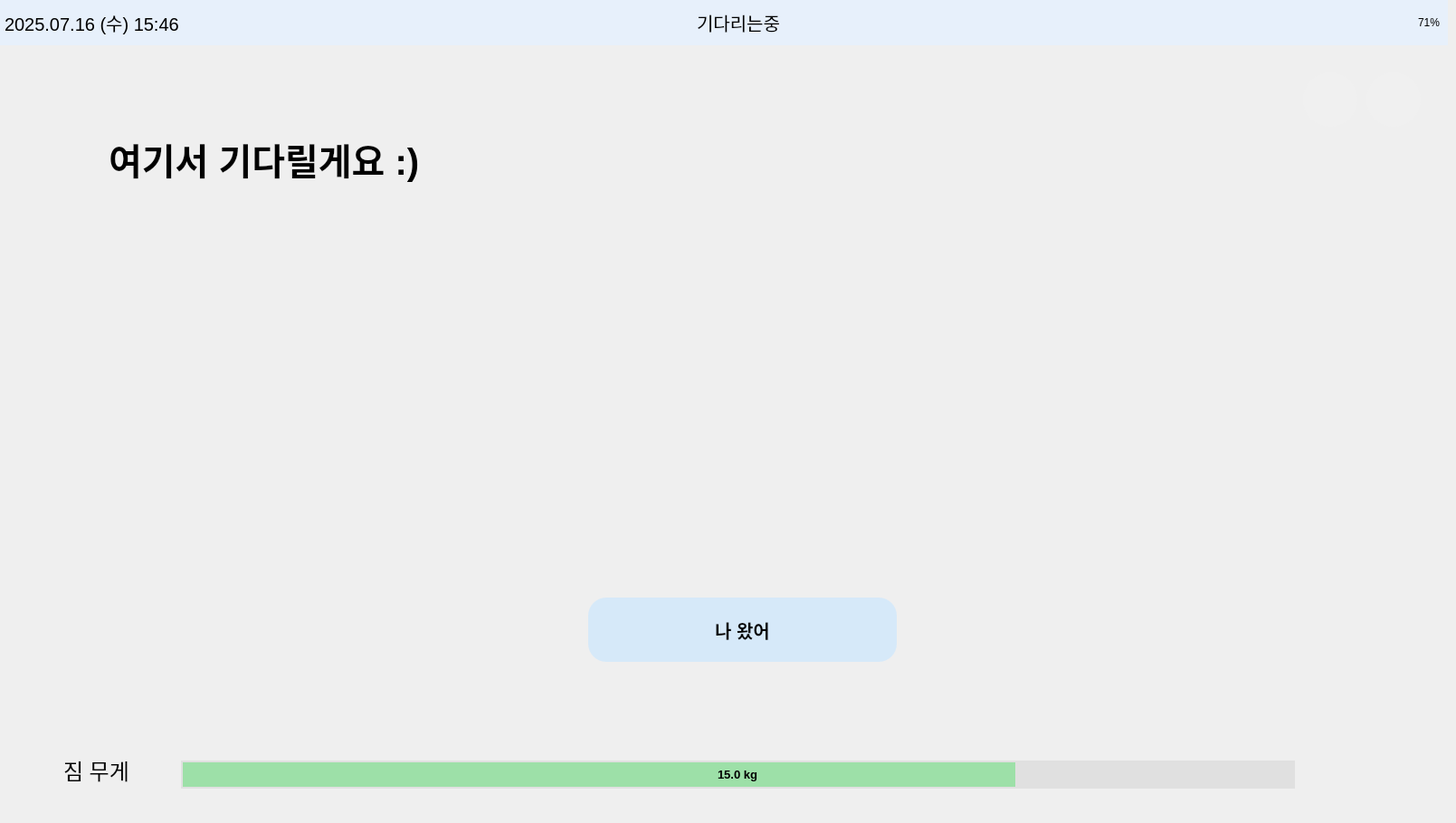
    <widget class="QWidget" name="page_waiting">
     <widget class="QFrame" name="topbar10">
      <property name="geometry">
       <rect>
        <x>0</x>
        <y>0</y>
        <width>1600</width>
        <height>50</height>
       </rect>
      </property>
      <property name="palette">
       <palette>
        <active>
         <colorrole role="WindowText">
          <brush brushstyle="SolidPattern">
           <color alpha="255">
            <red>0</red>
            <green>0</green>
            <blue>0</blue>
           </color>
          </brush>
         </colorrole>
         <colorrole role="Button">
          <brush brushstyle="SolidPattern">
           <color alpha="255">
            <red>231</red>
            <green>240</green>
            <blue>251</blue>
           </color>
          </brush>
         </colorrole>
         <colorrole role="Light">
          <brush brushstyle="SolidPattern">
           <color alpha="255">
            <red>255</red>
            <green>116</green>
            <blue>116</blue>
           </color>
          </brush>
         </colorrole>
         <colorrole role="Midlight">
          <brush brushstyle="SolidPattern">
           <color alpha="255">
            <red>247</red>
            <green>63</green>
            <blue>63</blue>
           </color>
          </brush>
         </colorrole>
         <colorrole role="Dark">
          <brush brushstyle="SolidPattern">
           <color alpha="255">
            <red>120</red>
            <green>6</green>
            <blue>6</blue>
           </color>
          </brush>
         </colorrole>
         <colorrole role="Mid">
          <brush brushstyle="SolidPattern">
           <color alpha="255">
            <red>160</red>
            <green>7</green>
            <blue>7</blue>
           </color>
          </brush>
         </colorrole>
         <colorrole role="Text">
          <brush brushstyle="SolidPattern">
           <color alpha="255">
            <red>0</red>
            <green>0</green>
            <blue>0</blue>
           </color>
          </brush>
         </colorrole>
         <colorrole role="BrightText">
          <brush brushstyle="SolidPattern">
           <color alpha="255">
            <red>255</red>
            <green>255</green>
            <blue>255</blue>
           </color>
          </brush>
         </colorrole>
         <colorrole role="ButtonText">
          <brush brushstyle="SolidPattern">
           <color alpha="255">
            <red>0</red>
            <green>0</green>
            <blue>0</blue>
           </color>
          </brush>
         </colorrole>
         <colorrole role="Base">
          <brush brushstyle="SolidPattern">
           <color alpha="255">
            <red>231</red>
            <green>240</green>
            <blue>251</blue>
           </color>
          </brush>
         </colorrole>
         <colorrole role="Window">
          <brush brushstyle="SolidPattern">
           <color alpha="255">
            <red>231</red>
            <green>240</green>
            <blue>251</blue>
           </color>
          </brush>
         </colorrole>
         <colorrole role="Shadow">
          <brush brushstyle="SolidPattern">
           <color alpha="255">
            <red>0</red>
            <green>0</green>
            <blue>0</blue>
           </color>
          </brush>
         </colorrole>
         <colorrole role="AlternateBase">
          <brush brushstyle="SolidPattern">
           <color alpha="255">
            <red>247</red>
            <green>133</green>
            <blue>133</blue>
           </color>
          </brush>
         </colorrole>
         <colorrole role="ToolTipBase">
          <brush brushstyle="SolidPattern">
           <color alpha="255">
            <red>255</red>
            <green>255</green>
            <blue>220</blue>
           </color>
          </brush>
         </colorrole>
         <colorrole role="ToolTipText">
          <brush brushstyle="SolidPattern">
           <color alpha="255">
            <red>0</red>
            <green>0</green>
            <blue>0</blue>
           </color>
          </brush>
         </colorrole>
         <colorrole role="PlaceholderText">
          <brush brushstyle="SolidPattern">
           <color alpha="128">
            <red>0</red>
            <green>0</green>
            <blue>0</blue>
           </color>
          </brush>
         </colorrole>
        </active>
        <inactive>
         <colorrole role="WindowText">
          <brush brushstyle="SolidPattern">
           <color alpha="255">
            <red>0</red>
            <green>0</green>
            <blue>0</blue>
           </color>
          </brush>
         </colorrole>
         <colorrole role="Button">
          <brush brushstyle="SolidPattern">
           <color alpha="255">
            <red>231</red>
            <green>240</green>
            <blue>251</blue>
           </color>
          </brush>
         </colorrole>
         <colorrole role="Light">
          <brush brushstyle="SolidPattern">
           <color alpha="255">
            <red>255</red>
            <green>116</green>
            <blue>116</blue>
           </color>
          </brush>
         </colorrole>
         <colorrole role="Midlight">
          <brush brushstyle="SolidPattern">
           <color alpha="255">
            <red>247</red>
            <green>63</green>
            <blue>63</blue>
           </color>
          </brush>
         </colorrole>
         <colorrole role="Dark">
          <brush brushstyle="SolidPattern">
           <color alpha="255">
            <red>120</red>
            <green>6</green>
            <blue>6</blue>
           </color>
          </brush>
         </colorrole>
         <colorrole role="Mid">
          <brush brushstyle="SolidPattern">
           <color alpha="255">
            <red>160</red>
            <green>7</green>
            <blue>7</blue>
           </color>
          </brush>
         </colorrole>
         <colorrole role="Text">
          <brush brushstyle="SolidPattern">
           <color alpha="255">
            <red>0</red>
            <green>0</green>
            <blue>0</blue>
           </color>
          </brush>
         </colorrole>
         <colorrole role="BrightText">
          <brush brushstyle="SolidPattern">
           <color alpha="255">
            <red>255</red>
            <green>255</green>
            <blue>255</blue>
           </color>
          </brush>
         </colorrole>
         <colorrole role="ButtonText">
          <brush brushstyle="SolidPattern">
           <color alpha="255">
            <red>0</red>
            <green>0</green>
            <blue>0</blue>
           </color>
          </brush>
         </colorrole>
         <colorrole role="Base">
          <brush brushstyle="SolidPattern">
           <color alpha="255">
            <red>231</red>
            <green>240</green>
            <blue>251</blue>
           </color>
          </brush>
         </colorrole>
         <colorrole role="Window">
          <brush brushstyle="SolidPattern">
           <color alpha="255">
            <red>231</red>
            <green>240</green>
            <blue>251</blue>
           </color>
          </brush>
         </colorrole>
         <colorrole role="Shadow">
          <brush brushstyle="SolidPattern">
           <color alpha="255">
            <red>0</red>
            <green>0</green>
            <blue>0</blue>
           </color>
          </brush>
         </colorrole>
         <colorrole role="AlternateBase">
          <brush brushstyle="SolidPattern">
           <color alpha="255">
            <red>247</red>
            <green>133</green>
            <blue>133</blue>
           </color>
          </brush>
         </colorrole>
         <colorrole role="ToolTipBase">
          <brush brushstyle="SolidPattern">
           <color alpha="255">
            <red>255</red>
            <green>255</green>
            <blue>220</blue>
           </color>
          </brush>
         </colorrole>
         <colorrole role="ToolTipText">
          <brush brushstyle="SolidPattern">
           <color alpha="255">
            <red>0</red>
            <green>0</green>
            <blue>0</blue>
           </color>
          </brush>
         </colorrole>
         <colorrole role="PlaceholderText">
          <brush brushstyle="SolidPattern">
           <color alpha="128">
            <red>0</red>
            <green>0</green>
            <blue>0</blue>
           </color>
          </brush>
         </colorrole>
        </inactive>
        <disabled>
         <colorrole role="WindowText">
          <brush brushstyle="SolidPattern">
           <color alpha="255">
            <red>120</red>
            <green>6</green>
            <blue>6</blue>
           </color>
          </brush>
         </colorrole>
         <colorrole role="Button">
          <brush brushstyle="SolidPattern">
           <color alpha="255">
            <red>231</red>
            <green>240</green>
            <blue>251</blue>
           </color>
          </brush>
         </colorrole>
         <colorrole role="Light">
          <brush brushstyle="SolidPattern">
           <color alpha="255">
            <red>255</red>
            <green>116</green>
            <blue>116</blue>
           </color>
          </brush>
         </colorrole>
         <colorrole role="Midlight">
          <brush brushstyle="SolidPattern">
           <color alpha="255">
            <red>247</red>
            <green>63</green>
            <blue>63</blue>
           </color>
          </brush>
         </colorrole>
         <colorrole role="Dark">
          <brush brushstyle="SolidPattern">
           <color alpha="255">
            <red>120</red>
            <green>6</green>
            <blue>6</blue>
           </color>
          </brush>
         </colorrole>
         <colorrole role="Mid">
          <brush brushstyle="SolidPattern">
           <color alpha="255">
            <red>160</red>
            <green>7</green>
            <blue>7</blue>
           </color>
          </brush>
         </colorrole>
         <colorrole role="Text">
          <brush brushstyle="SolidPattern">
           <color alpha="255">
            <red>120</red>
            <green>6</green>
            <blue>6</blue>
           </color>
          </brush>
         </colorrole>
         <colorrole role="BrightText">
          <brush brushstyle="SolidPattern">
           <color alpha="255">
            <red>255</red>
            <green>255</green>
            <blue>255</blue>
           </color>
          </brush>
         </colorrole>
         <colorrole role="ButtonText">
          <brush brushstyle="SolidPattern">
           <color alpha="255">
            <red>120</red>
            <green>6</green>
            <blue>6</blue>
           </color>
          </brush>
         </colorrole>
         <colorrole role="Base">
          <brush brushstyle="SolidPattern">
           <color alpha="255">
            <red>231</red>
            <green>240</green>
            <blue>251</blue>
           </color>
          </brush>
         </colorrole>
         <colorrole role="Window">
          <brush brushstyle="SolidPattern">
           <color alpha="255">
            <red>231</red>
            <green>240</green>
            <blue>251</blue>
           </color>
          </brush>
         </colorrole>
         <colorrole role="Shadow">
          <brush brushstyle="SolidPattern">
           <color alpha="255">
            <red>0</red>
            <green>0</green>
            <blue>0</blue>
           </color>
          </brush>
         </colorrole>
         <colorrole role="AlternateBase">
          <brush brushstyle="SolidPattern">
           <color alpha="255">
            <red>240</red>
            <green>11</green>
            <blue>11</blue>
           </color>
          </brush>
         </colorrole>
         <colorrole role="ToolTipBase">
          <brush brushstyle="SolidPattern">
           <color alpha="255">
            <red>255</red>
            <green>255</green>
            <blue>220</blue>
           </color>
          </brush>
         </colorrole>
         <colorrole role="ToolTipText">
          <brush brushstyle="SolidPattern">
           <color alpha="255">
            <red>0</red>
            <green>0</green>
            <blue>0</blue>
           </color>
          </brush>
         </colorrole>
         <colorrole role="PlaceholderText">
          <brush brushstyle="SolidPattern">
           <color alpha="128">
            <red>0</red>
            <green>0</green>
            <blue>0</blue>
           </color>
          </brush>
         </colorrole>
        </disabled>
       </palette>
      </property>
      <property name="styleSheet">
       <string>background-color: #e7f0fb;</string>
      </property>
      <widget class="QLabel" name="label_datetime10">
       <property name="geometry">
        <rect>
         <x>5</x>
         <y>0</y>
         <width>331</width>
         <height>50</height>
        </rect>
       </property>
       <property name="font">
        <font>
         <pointsize>15</pointsize>
        </font>
       </property>
       <property name="text">
        <string>2025.07.16 (수) 15:46</string>
       </property>
      </widget>
      <widget class="QLabel" name="label_battery10">
       <property name="geometry">
        <rect>
         <x>1470</x>
         <y>0</y>
         <width>121</width>
         <height>50</height>
        </rect>
       </property>
       <property name="text">
        <string>71%</string>
       </property>
       <property name="alignment">
        <set>Qt::AlignRight|Qt::AlignTrailing|Qt::AlignVCenter</set>
       </property>
      </widget>
      <widget class="QLabel" name="label_status10">
       <property name="geometry">
        <rect>
         <x>770</x>
         <y>0</y>
         <width>141</width>
         <height>50</height>
        </rect>
       </property>
       <property name="font">
        <font>
         <pointsize>15</pointsize>
         <weight>50</weight>
         <bold>false</bold>
        </font>
       </property>
       <property name="text">
        <string>기다리는중</string>
       </property>
      </widget>
      <widget class="QLabel" name="label_image10">
       <property name="geometry">
        <rect>
         <x>720</x>
         <y>0</y>
         <width>51</width>
         <height>41</height>
        </rect>
       </property>
       <property name="text">
        <string/>
       </property>
       <property name="pixmap">
        <pixmap>icon/기다리는중.png</pixmap>
       </property>
       <property name="scaledContents">
        <bool>true</bool>
       </property>
      </widget>
     </widget>
     <widget class="QPushButton" name="btn_home10">
      <property name="geometry">
       <rect>
        <x>1440</x>
        <y>80</y>
        <width>60</width>
        <height>60</height>
       </rect>
      </property>
      <property name="palette">
       <palette>
        <active>
         <colorrole role="Button">
          <brush brushstyle="SolidPattern">
           <color alpha="255">
            <red>240</red>
            <green>240</green>
            <blue>240</blue>
           </color>
          </brush>
         </colorrole>
         <colorrole role="Base">
          <brush brushstyle="SolidPattern">
           <color alpha="255">
            <red>240</red>
            <green>240</green>
            <blue>240</blue>
           </color>
          </brush>
         </colorrole>
         <colorrole role="Window">
          <brush brushstyle="SolidPattern">
           <color alpha="255">
            <red>240</red>
            <green>240</green>
            <blue>240</blue>
           </color>
          </brush>
         </colorrole>
        </active>
        <inactive>
         <colorrole role="Button">
          <brush brushstyle="SolidPattern">
           <color alpha="255">
            <red>240</red>
            <green>240</green>
            <blue>240</blue>
           </color>
          </brush>
         </colorrole>
         <colorrole role="Base">
          <brush brushstyle="SolidPattern">
           <color alpha="255">
            <red>240</red>
            <green>240</green>
            <blue>240</blue>
           </color>
          </brush>
         </colorrole>
         <colorrole role="Window">
          <brush brushstyle="SolidPattern">
           <color alpha="255">
            <red>240</red>
            <green>240</green>
            <blue>240</blue>
           </color>
          </brush>
         </colorrole>
        </inactive>
        <disabled>
         <colorrole role="Button">
          <brush brushstyle="SolidPattern">
           <color alpha="255">
            <red>240</red>
            <green>240</green>
            <blue>240</blue>
           </color>
          </brush>
         </colorrole>
         <colorrole role="Base">
          <brush brushstyle="SolidPattern">
           <color alpha="255">
            <red>240</red>
            <green>240</green>
            <blue>240</blue>
           </color>
          </brush>
         </colorrole>
         <colorrole role="Window">
          <brush brushstyle="SolidPattern">
           <color alpha="255">
            <red>240</red>
            <green>240</green>
            <blue>240</blue>
           </color>
          </brush>
         </colorrole>
        </disabled>
       </palette>
      </property>
      <property name="styleSheet">
       <string notr="true">QPushButton {
    border: none;
    border-radius: 30px;
    background-color: #F0F0F0;
}</string>
      </property>
      <property name="text">
       <string/>
      </property>
      <property name="icon">
       <iconset>
        <normaloff>icon/home.png</normaloff>icon/home.png</iconset>
      </property>
      <property name="iconSize">
       <size>
        <width>40</width>
        <height>40</height>
       </size>
      </property>
     </widget>
     <widget class="QProgressBar" name="weight_bar10">
      <property name="geometry">
       <rect>
        <x>200</x>
        <y>840</y>
        <width>1231</width>
        <height>31</height>
       </rect>
      </property>
      <property name="font">
       <font>
        <pointsize>10</pointsize>
        <weight>75</weight>
        <bold>true</bold>
       </font>
      </property>
      <property name="styleSheet">
       <string notr="true">QProgressBar {
    border: 2px solid #E0E0E0;         /* 테두리: 불투명 회색 */
    border-radius: 30px;               /* 둥글게 */
    background-color: #E0E0E0;         /* 배경: 불투명 연회색 */
    text-align: center;                /* 텍스트 중앙 정렬 */
}

QProgressBar::chunk {
    background-color: rgba(129, 224, 144, 180);   /* 초록색 바 + 투명도 */
    border-radius: 30px;
}
</string>
      </property>
      <property name="maximum">
       <number>20000</number>
      </property>
      <property name="value">
       <number>15000</number>
      </property>
      <property name="format">
       <string>15.0 kg</string>
      </property>
     </widget>
     <widget class="QLabel" name="label_waiting_text10">
      <property name="geometry">
       <rect>
        <x>120</x>
        <y>110</y>
        <width>1021</width>
        <height>131</height>
       </rect>
      </property>
      <property name="font">
       <font>
        <pointsize>30</pointsize>
        <weight>75</weight>
        <bold>true</bold>
       </font>
      </property>
      <property name="styleSheet">
       <string notr="true">background-color: rgba(255, 255, 255, 0);</string>
      </property>
      <property name="text">
       <string>여기서 기다릴게요 :)</string>
      </property>
      <property name="alignment">
       <set>Qt::AlignLeading|Qt::AlignLeft|Qt::AlignVCenter</set>
      </property>
     </widget>
     <widget class="QLabel" name="label_weight10">
      <property name="geometry">
       <rect>
        <x>70</x>
        <y>830</y>
        <width>101</width>
        <height>41</height>
       </rect>
      </property>
      <property name="font">
       <font>
        <pointsize>18</pointsize>
       </font>
      </property>
      <property name="styleSheet">
       <string notr="true">QLabel {
    color: #000000;  /* 원하는 색상 코드로 변경 */
}
</string>
      </property>
      <property name="text">
       <string>짐 무게</string>
      </property>
      <property name="alignment">
       <set>Qt::AlignLeading|Qt::AlignLeft|Qt::AlignVCenter</set>
      </property>
     </widget>
     <widget class="QPushButton" name="btn_back10">
      <property name="geometry">
       <rect>
        <x>1510</x>
        <y>80</y>
        <width>60</width>
        <height>60</height>
       </rect>
      </property>
      <property name="palette">
       <palette>
        <active>
         <colorrole role="Button">
          <brush brushstyle="SolidPattern">
           <color alpha="255">
            <red>240</red>
            <green>240</green>
            <blue>240</blue>
           </color>
          </brush>
         </colorrole>
         <colorrole role="Base">
          <brush brushstyle="SolidPattern">
           <color alpha="255">
            <red>240</red>
            <green>240</green>
            <blue>240</blue>
           </color>
          </brush>
         </colorrole>
         <colorrole role="Window">
          <brush brushstyle="SolidPattern">
           <color alpha="255">
            <red>240</red>
            <green>240</green>
            <blue>240</blue>
           </color>
          </brush>
         </colorrole>
        </active>
        <inactive>
         <colorrole role="Button">
          <brush brushstyle="SolidPattern">
           <color alpha="255">
            <red>240</red>
            <green>240</green>
            <blue>240</blue>
           </color>
          </brush>
         </colorrole>
         <colorrole role="Base">
          <brush brushstyle="SolidPattern">
           <color alpha="255">
            <red>240</red>
            <green>240</green>
            <blue>240</blue>
           </color>
          </brush>
         </colorrole>
         <colorrole role="Window">
          <brush brushstyle="SolidPattern">
           <color alpha="255">
            <red>240</red>
            <green>240</green>
            <blue>240</blue>
           </color>
          </brush>
         </colorrole>
        </inactive>
        <disabled>
         <colorrole role="Button">
          <brush brushstyle="SolidPattern">
           <color alpha="255">
            <red>240</red>
            <green>240</green>
            <blue>240</blue>
           </color>
          </brush>
         </colorrole>
         <colorrole role="Base">
          <brush brushstyle="SolidPattern">
           <color alpha="255">
            <red>240</red>
            <green>240</green>
            <blue>240</blue>
           </color>
          </brush>
         </colorrole>
         <colorrole role="Window">
          <brush brushstyle="SolidPattern">
           <color alpha="255">
            <red>240</red>
            <green>240</green>
            <blue>240</blue>
           </color>
          </brush>
         </colorrole>
        </disabled>
       </palette>
      </property>
      <property name="styleSheet">
       <string notr="true">QPushButton {
    border: none;
    border-radius: 30px;
    background-color: #F0F0F0;
}</string>
      </property>
      <property name="text">
       <string/>
      </property>
      <property name="icon">
       <iconset>
        <normaloff>icon/back.png</normaloff>icon/back.png</iconset>
      </property>
      <property name="iconSize">
       <size>
        <width>40</width>
        <height>40</height>
       </size>
      </property>
     </widget>
     <widget class="QPushButton" name="btn_imback10">
      <property name="geometry">
       <rect>
        <x>650</x>
        <y>660</y>
        <width>341</width>
        <height>71</height>
       </rect>
      </property>
      <property name="font">
       <font>
        <pointsize>-1</pointsize>
        <weight>75</weight>
        <bold>true</bold>
       </font>
      </property>
      <property name="styleSheet">
       <string notr="true">QPushButton {
    background-color: #d6e9f9;
    border: none;
    border-radius: 20px;  /* 숫자 키울수록 더 둥글게 */
    padding: 8px 16px;    /* 내부 여백 */
    font-size: 20px;      /* 글자 크기(선택사항) */
}
</string>
      </property>
      <property name="text">
       <string>나 왔어</string>
      </property>
     </widget>
     <widget class="QLabel" name="label_background10">
      <property name="geometry">
       <rect>
        <x>0</x>
        <y>50</y>
        <width>1600</width>
        <height>850</height>
       </rect>
      </property>
      <property name="text">
       <string/>
      </property>
      <property name="pixmap">
       <pixmap>icon/hero-mkif-incheon-international-airport-expressway.jpeg</pixmap>
      </property>
      <property name="scaledContents">
       <bool>true</bool>
      </property>
     </widget>
     <widget class="QLabel" name="label_arcs_img10">
      <property name="geometry">
       <rect>
        <x>530</x>
        <y>200</y>
        <width>581</width>
        <height>561</height>
       </rect>
      </property>
      <property name="text">
       <string/>
      </property>
      <property name="pixmap">
       <pixmap>icon/로봇음성2.png</pixmap>
      </property>
      <property name="scaledContents">
       <bool>true</bool>
      </property>
     </widget>
     <zorder>label_background10</zorder>
     <zorder>topbar10</zorder>
     <zorder>btn_home10</zorder>
     <zorder>weight_bar10</zorder>
     <zorder>label_waiting_text10</zorder>
     <zorder>label_weight10</zorder>
     <zorder>btn_back10</zorder>
     <zorder>label_arcs_img10</zorder>
     <zorder>btn_imback10</zorder>
    </widget>
